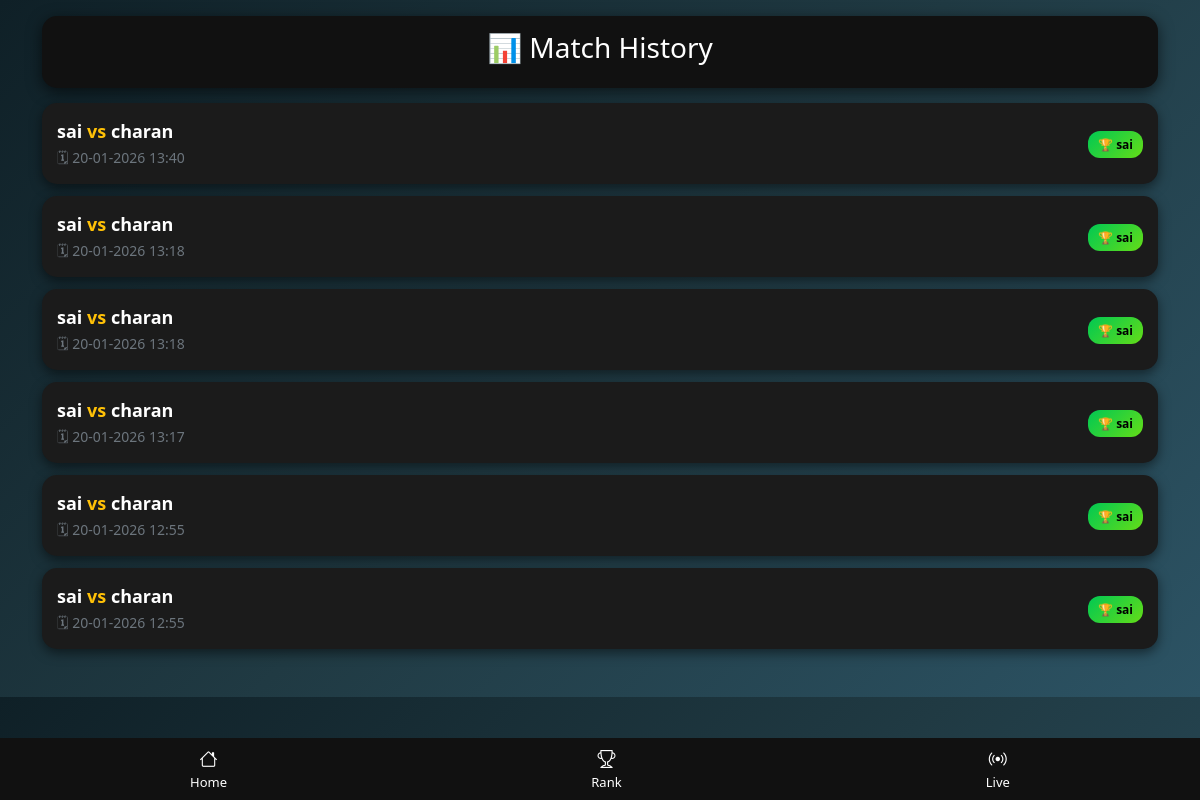
The app's page /history with its own data.
### tables this page shows
CREATE TABLE matches(
id INTEGER PRIMARY KEY AUTOINCREMENT,
teamA TEXT,
teamB TEXT,
winner TEXT,
date TEXT
);

### app.py (the view)
@app.route("/history")
def history():
    conn = sqlite3.connect("database.db")
    c = conn.cursor()
    c.execute("SELECT * FROM matches ORDER BY id DESC")
    matches = c.fetchall()
    conn.close()
    return render_template("history.html", matches=matches)

### templates/history.html (shortened to what this page needs)
<!DOCTYPE html>
<html>
<head>
<link href="https://cdn.jsdelivr.net/npm/bootstrap@5.3.2/dist/css/bootstrap.min.css" rel="stylesheet">
<link href="https://cdn.jsdelivr.net/npm/bootstrap-icons/font/bootstrap-icons.css" rel="stylesheet">
</head>
<body>
<div class="container mt-3 mb-5">
<div class="page-header">
<h3>📊 Match History</h3>
</div>
{% for m in matches %}
<div class="match-card">
<div class="d-flex justify-content-between align-items-center">
<div>
<div class="team-text">
{{m[1]}} <span class="text-warning">vs</span> {{m[2]}}
</div>
<small class="text-secondary">
🗓 {{m[4]}}
</small>
</div>
<div>
<span class="win-badge">
🏆 {{m[3]}}
</span>
</div>
</div>
</div>
{% endfor %}
</div>
<div class="bottom-nav">
<a href="/">
<i class="bi bi-house"></i><br>Home
</a>
<a href="/leaderboard">
<i class="bi bi-trophy"></i><br>Rank
</a>
<a href="/live">
<i class="bi bi-broadcast"></i><br>Live
</a>
</div>
</body>
</html>

### templates/history.html (style rules this page uses)
body { background: linear-gradient(135deg,#0f2027,#203a43,#2c5364); font-family: Segoe UI, sans-serif; color: white; }
.page-header { background: #111; padding: 15px; border-radius: 15px; text-align: center; margin-bottom: 15px; box-shadow: 0px 4px 15px rgba(0,0,0,0.6); }
.match-card { background: #1b1b1b; padding: 15px; border-radius: 15px; margin-bottom: 12px; box-shadow: 0px 4px 12px rgba(0,0,0,0.5); }
.win-badge { background: linear-gradient(135deg,#00c853,#64dd17); color: black; font-weight: bold; padding: 5px 10px; border-radius: 12px; font-size: 12px; }
.team-text { font-size: 18px; font-weight: bold; }
.bottom-nav { position: fixed; bottom: 0; width: 100%; background: #111; display: flex; justify-content: space-around; padding: 8px; }
.bottom-nav a { color: white; text-decoration: none; font-size: 13px; text-align: center; }
.bottom-nav i { font-size: 18px; }

### records on screen
matches: teamA "sai", teamB "charan", date "20-01-2026 13:40", winner "sai"
matches: teamA "sai", teamB "charan", date "20-01-2026 13:18", winner "sai"
matches: teamA "sai", teamB "charan", date "20-01-2026 13:18", winner "sai"
matches: teamA "sai", teamB "charan", date "20-01-2026 13:17", winner "sai"
matches: teamA "sai", teamB "charan", date "20-01-2026 12:55", winner "sai"
matches: teamA "sai", teamB "charan", date "20-01-2026 12:55", winner "sai"
